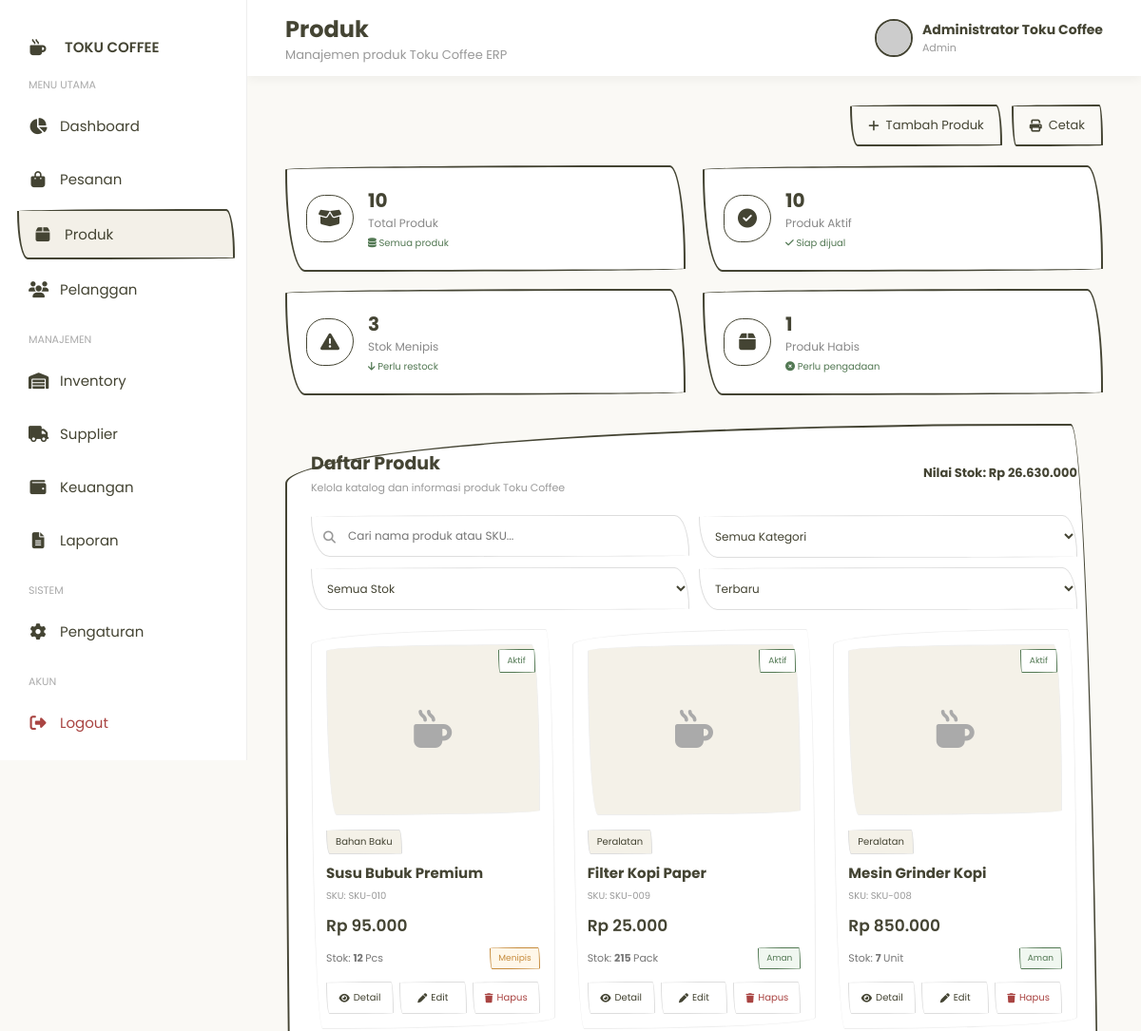
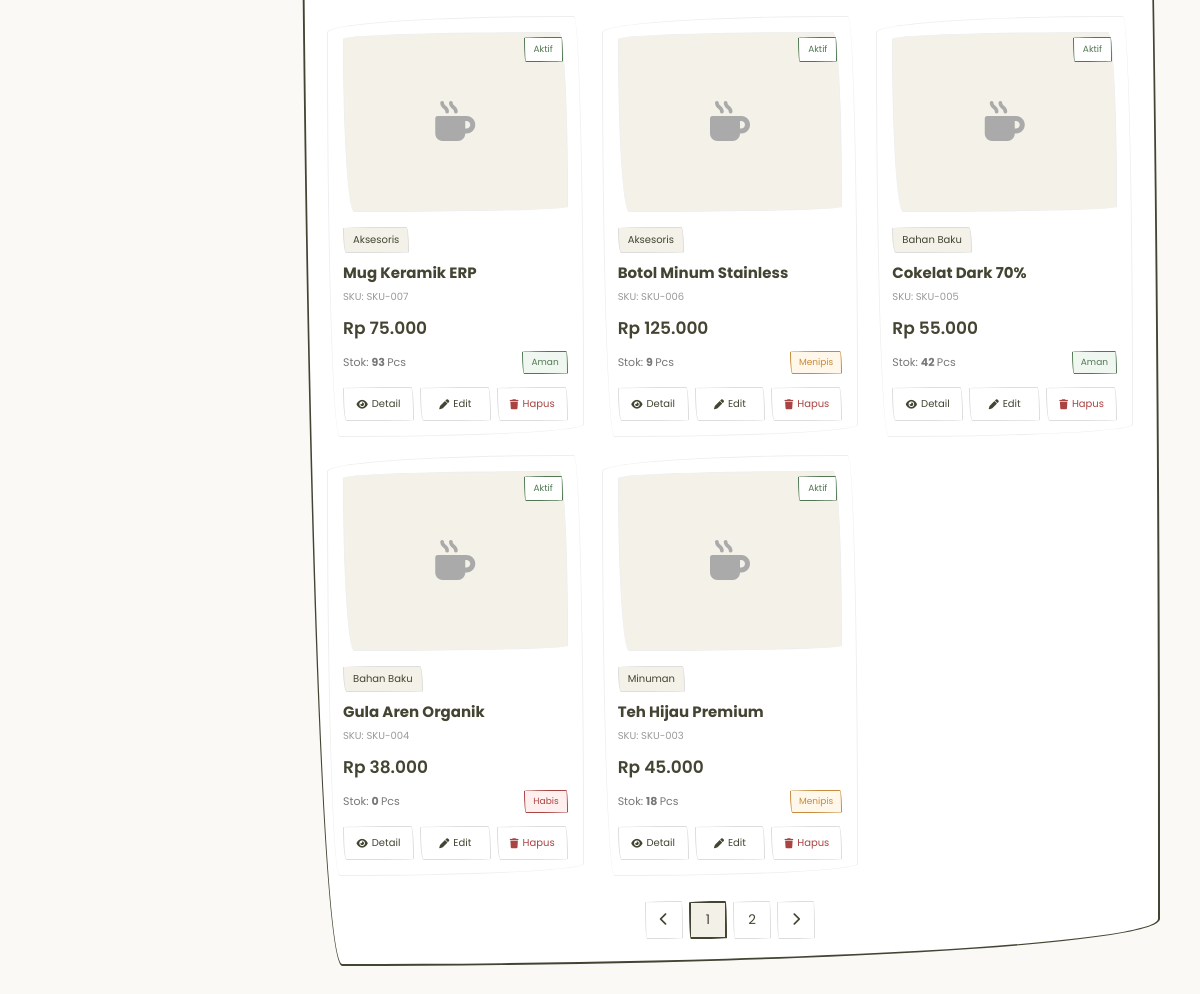
The app's page /produk/products.php (signed in) with its own data (2 pictures, top to bottom).
### tables this page shows
CREATE TABLE produk (
    id INT AUTO_INCREMENT PRIMARY KEY,
    kategori_id INT NOT NULL,
    sku VARCHAR(50) NOT NULL UNIQUE,
    nama_produk VARCHAR(150) NOT NULL,
    deskripsi TEXT,
    harga DECIMAL(15,2) NOT NULL DEFAULT 0,
    harga_beli DECIMAL(15,2) NOT NULL DEFAULT 0,
    stok INT NOT NULL DEFAULT 0,
    stok_minimum INT NOT NULL DEFAULT 0,
    satuan VARCHAR(30) DEFAULT 'Pcs',
    gambar VARCHAR(255),
    status ENUM('aktif','nonaktif') DEFAULT 'aktif',
    created_at TIMESTAMP DEFAULT CURRENT_TIMESTAMP,
    updated_at TIMESTAMP DEFAULT CURRENT_TIMESTAMP
        ON UPDATE CURRENT_TIMESTAMP,

    CONSTRAINT fk_produk_kategori
        FOREIGN KEY (kategori_id)
        REFERENCES kategori(id)
        ON DELETE RESTRICT
        ON UPDATE CASCADE
);

CREATE TABLE kategori (
    id INT AUTO_INCREMENT PRIMARY KEY,
    nama_kategori VARCHAR(100) NOT NULL,
    deskripsi TEXT,
    status ENUM('aktif','nonaktif') DEFAULT 'aktif',
    created_at TIMESTAMP DEFAULT CURRENT_TIMESTAMP
);

### produk/products.php (the view, shortened to what the rows shown need)
<?php
require_once "../config/koneksi.php";
if (!function_exists('rupiah')) {
    function rupiah($angka)
    {
        return 'Rp ' . number_format((float)$angka, 0, ',', '.');
    }
}
if (!function_exists('e')) {
    function e($text)
    {
        return htmlspecialchars((string)$text, ENT_QUOTES, 'UTF-8');
    }
}
if (!function_exists('statusClass')) {
    function statusClass($status)
    {
        return strtolower(
            str_replace(
                [' ', '_'],
                '-',
                $status
            )
        );
    }
}
$products = [];
$result =
    $conn->query("
        SELECT
            p.id,
            p.kategori_id,
            p.sku,
            p.nama_produk,
            p.deskripsi,
            p.harga,
            p.harga_beli,
            COALESCE(
                (
                    SELECT SUM(i.stok)
                    FROM inventory i
                    WHERE i.produk_id = p.id
                ),
                p.stok,
                0
            ) AS stok,
            p.stok_minimum,
            p.satuan,
            p.gambar,
            p.status,
            p.created_at,
            k.nama_kategori
        FROM produk p
        LEFT JOIN kategori k
            ON p.kategori_id = k.id
        ORDER BY p.id DESC
    ");
if ($result) {
    while (
        $row =
        $result->fetch_assoc()
    ) {
        $products[] =
            $row;
    }
}
?>
<!DOCTYPE html>
<html lang="id">
<head>
    <link
        rel="stylesheet"
        href="https://cdnjs.cloudflare.com/ajax/libs/font-awesome/6.5.2/css/all.min.css">
</head>
<body>
    <main class="main">
        <header class="topbar">
            <div class="topbar-left">
                <div class="page-title">
                    <h2>
                        Produk
                    </h2>
                </div>
            </div>
        </header>
        <section class="content">
            <section class="panel">
                <div class="panel-header">
                    <div>
                        <h2>
                            Daftar Produk
                        </h2>
                    </div>
                </div>
                <div
                    class="product-grid"
                    id="productGrid">
                    <?php if (!empty($products)): ?>
                        <?php foreach ($products as $index => $product): ?>
                            <?php
                            $stok =
                                (int)$product['stok'];
                            $stokMinimum =
                                (int)$product['stok_minimum'];
                            if ($stok <= 0) {
                                $stockClass =
                                    'habis';
                                $stockLabel =
                                    'Habis';
                            } elseif (
                                $stok <= $stokMinimum
                            ) {
                                $stockClass =
                                    'menipis';
                                $stockLabel =
                                    'Menipis';
                            } else {
                                $stockClass =
                                    'aman';
                                $stockLabel =
                                    'Aman';
                            }
                            $productStatus =
                                strtolower(
                                    $product['status']
                                );
                            ?>
                            <article
                                class="product-card"
                                data-name="<?= e(strtolower($product['nama_produk'])) ?>"
                                data-sku="<?= e(strtolower($product['sku'])) ?>"
                                data-category="<?= e($product['nama_kategori'] ?? '') ?>"
                                data-stock="<?= $stockClass ?>"
                                data-price="<?= (float)$product['harga'] ?>"
                                data-stock-number="<?= $stok ?>"
                                data-id="<?= (int)$product['id'] ?>"
                                style="animation-delay:<?= min($index * .04, .5) ?>s;">
                                <span
                                    class="product-status <?= e(statusClass($productStatus)) ?>">
                                    <?= e(ucfirst($product['status'])) ?>
                                </span>
                                <div class="product-image">
                                    <?php if (!empty($product['gambar'])): ?>
                                        <?php
                                        $namaGambar = basename((string)$product['gambar']);
                                        $gambarPath = "../upload/" . rawurlencode($namaGambar);
                                        ?>
                                        <img
                                            src="<?= e($gambarPath) ?>"
                                            alt="<?= e($product['nama_produk']) ?>"
                                            onerror="
                                            this.style.display='none';
                                            this.nextElementSibling.style.display='flex';
                                        ">
                                        <div
                                            class="no-image"
                                            style="display:none;">
                                            <i class="fas fa-mug-hot"></i>
                                        </div>
                                    <?php else: ?>
                                        <div class="no-image">
                                            <i class="fas fa-mug-hot"></i>
                                        </div>
                                    <?php endif; ?>
                                </div>
                                <?php if (!empty($product['nama_kategori'])): ?>
                                    <span class="product-category">
                                        <?= e($product['nama_kategori']) ?>
                                    </span>
                                <?php endif; ?>
                                <h3
                                    title="<?= e($product['nama_produk']) ?>">
                                    <?= e($product['nama_produk']) ?>
                                </h3>
                                <div class="product-sku">
                                    SKU:
                                    <?= e($product['sku']) ?>
                                </div>
                                <div class="product-price">
                                    <?= rupiah($product['harga']) ?>
                                </div>
                                <div class="product-stock">
                                    <span class="stock-text">
                                        Stok:
                                        <strong>
                                            <?= number_format($stok) ?>
                                        </strong>
                                        <?= e($product['satuan']) ?>
                                    </span>
                                    <span
                                        class="stock-status <?= $stockClass ?>">
                                        <?= $stockLabel ?>
                                    </span>
                                </div>
                                <div class="product-actions">
                                    <a
                                        href="products_detail.php?id=<?= (int)$product['id'] ?>">
                                        <i class="fas fa-eye"></i>
                                        Detail
                                    </a>
                                    <a
                                        href="products_edit.php?id=<?= (int)$product['id'] ?>">
                                        <i class="fas fa-pen"></i>
                                        Edit
                                    </a>
                                    <a
                                        href="products_hapus.php?id=<?= (int)$product['id'] ?>"
                                        class="delete"
                                        onclick="
        return confirm(
            'Apakah kamu yakin ingin menghapus produk ini?'
        );
    ">
                                        <i class="fas fa-trash"></i>
                                        Hapus
                                    </a>
                                </div>
                            </article>
                        <?php endforeach; ?>
                    <?php endif; ?>
                </div>
            </section>
        </section>
    </main>
</body>
</html>

### records on screen
produk: status "Aktif", kategori.nama_kategori "Bahan Baku", nama_produk "Susu Bubuk Premium", sku "SKU-010", harga "Rp 95.000", stok "12", satuan "Pcs", stockLabel "Menipis"
produk: status "Aktif", kategori.nama_kategori "Peralatan", nama_produk "Filter Kopi Paper", sku "SKU-009", harga "Rp 25.000", stok "215", satuan "Pack", stockLabel "Aman"
produk: status "Aktif", kategori.nama_kategori "Peralatan", nama_produk "Mesin Grinder Kopi", sku "SKU-008", harga "Rp 850.000", stok "7", satuan "Unit", stockLabel "Aman"
produk: status "Aktif", kategori.nama_kategori "Aksesoris", nama_produk "Mug Keramik ERP", sku "SKU-007", harga "Rp 75.000", stok "93", satuan "Pcs", stockLabel "Aman"
produk: status "Aktif", kategori.nama_kategori "Aksesoris", nama_produk "Botol Minum Stainless", sku "SKU-006", harga "Rp 125.000", stok "9", satuan "Pcs", stockLabel "Menipis"
produk: status "Aktif", kategori.nama_kategori "Bahan Baku", nama_produk "Cokelat Dark 70%", sku "SKU-005", harga "Rp 55.000", stok "42", satuan "Pcs", stockLabel "Aman"
produk: status "Aktif", kategori.nama_kategori "Bahan Baku", nama_produk "Gula Aren Organik", sku "SKU-004", harga "Rp 38.000", stok "0", satuan "Pcs", stockLabel "Habis"
produk: status "Aktif", kategori.nama_kategori "Minuman", nama_produk "Teh Hijau Premium", sku "SKU-003", harga "Rp 45.000", stok "18", satuan "Pcs", stockLabel "Menipis"

### other values on screen
$namaUser "Administrator Toku Coffee"
$roleUser "Admin"
$totalProduk "10"
$produkAktif "10"
$stokMenipis "3"
$produkHabis "1"
rupiah($totalNilaiStok) "Rp 26.630.000"
